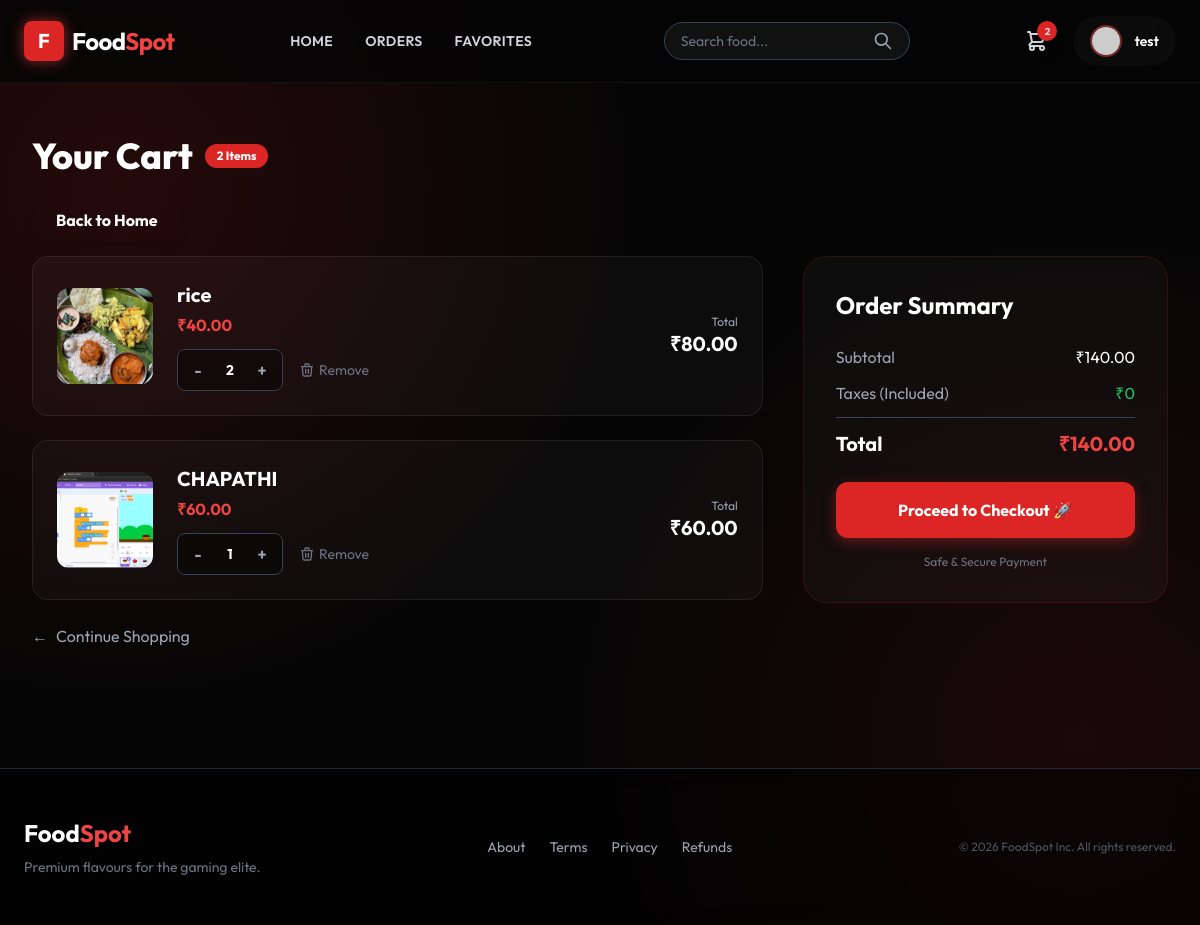
Screenshot of /cart/ (signed in) with the database file from the repository.
### menu/models.py (models this page shows, shortened)
class Cart(models.Model):
    item = models.ForeignKey(Product, on_delete=models.CASCADE)
    user = models.ForeignKey(User, on_delete=models.CASCADE)
    qty = models.IntegerField(null=False, default=1)
    date = models.DateTimeField(auto_now_add=True)
    def total_price(self):
        return self.qty * self.item.selling_price

class Product(models.Model):
    category = models.ForeignKey(Category, on_delete=models.CASCADE)
    name = models.CharField(max_length=150, null=False, blank=False)
    product_image = models.ImageField(upload_to='images', null=True, blank=True)
    quantity = models.IntegerField(null=False, blank=False, default=0)
    original_price = models.DecimalField(max_digits=10, decimal_places=2, null=False)
    selling_price = models.DecimalField(max_digits=10, decimal_places=2, null=False)
    description = models.TextField(max_length=300, null=False)
    is_veg = models.BooleanField(default=False)

### menu/views.py (the view)
# urls.py: path("cart/", CartView.as_view(), name="cart"),
@method_decorator(signin_required, name="dispatch")
@method_decorator(never_cache, name="dispatch")
class CartView(View):
    def get(self, request):
        cart_items = Cart.objects.filter(user=request.user)
        total = sum(item.item.selling_price * item.qty for item in cart_items)
        return render(request, "menu/cart.html", {
            "data": cart_items,
            "total_price": total
        })

### menu/views.py (called while the page is built)
def signin_required(fn):
    def wrapper(request, *args, **kwargs):
        if not request.user.is_authenticated:
            return redirect("login")
        return fn(request, *args, **kwargs)
    return wrapper

### menu/templates/menu/cart.html (shortened to what this page needs)
{% extends 'menu/base.html' %}
{% block content %}
<div class="max-w-6xl mx-auto py-10">
    <div class="flex items-center gap-3 mb-8">
        <h2 class="text-4xl font-extrabold text-white">Your Cart</h2>
        <span class="bg-red-600 text-white text-xs font-bold px-3 py-1 rounded-full">{{ data|length }} Items</span>
    </div>
     <a href="{% url 'home' %}"
            class="bg-white-600 hover:bg-red-700 text-white font-bold py-3 px-6 rounded-full shadow-lg transition transform hover:scale-105">
            Back to Home
        </a>
        <br>
        <br>
    {% if data %}
    <div class="flex flex-col lg:flex-row gap-10">
        <div class="lg:w-2/3 space-y-6">
            {% for item in data %}
            <div class="glass p-6 rounded-2xl flex items-center gap-6 relative group overflow-hidden">
                <div class="w-24 h-24 rounded-xl overflow-hidden flex-shrink-0">
                    {% if item.item.product_image %}
                    <img src="{{ item.item.product_image.url }}" class="w-full h-full object-cover">
                    {% else %}
                    <div class="w-full h-full bg-gray-800 flex items-center justify-center text-xs text-gray-500">No Img
                    </div>
                    {% endif %}
                </div>
                <div class="flex-grow">
                    <h3 class="text-xl font-bold text-white mb-1">{{ item.item.name }}</h3>
                    <p class="text-red-500 font-bold mb-3">₹{{ item.item.selling_price }}</p>
                    <div class="flex items-center gap-4">
                        <div class="flex items-center bg-black/40 rounded-lg p-1 border border-gray-700">
                            <form action="{% url 'decrease_qty' item.id %}" method="POST">
                                <button type="submit"
                                    class="w-8 h-8 flex items-center justify-center text-gray-400 hover:text-white transition font-bold">-</button>
                            </form>
                            <span class="w-8 text-center text-white font-bold text-sm">{{ item.qty }}</span>
                            <form action="{% url 'increase_qty' item.id %}" method="POST">
                                <button type="submit"
                                    class="w-8 h-8 flex items-center justify-center text-gray-400 hover:text-white transition font-bold">+</button>
                            </form>
                        </div>
                        <a href="{% url 'delete_cart' item.id %}"
                            class="text-gray-500 hover:text-red-500 transition text-sm flex items-center gap-1">
                            <svg xmlns="http://www.w3.org/2000/svg" class="h-4 w-4" fill="none" viewBox="0 0 24 24"
                                stroke="currentColor">
                                <path stroke-linecap="round" stroke-linejoin="round" stroke-width="2"
                                    d="M19 7l-.867 12.142A2 2 0 0116.138 21H7.862a2 2 0 01-1.995-1.858L5 7m5 4v6m4-6v6m1-10V4a1 1 0 00-1-1h-4a1 1 0 00-1 1v3M4 7h16" />
                            </svg>
                            Remove
                        </a>
                    </div>
                </div>
                <div class="text-right hidden sm:block">
                    <p class="text-gray-400 text-xs">Total</p>
                    <p class="text-xl font-bold text-white">₹{{ item.total_price }}</p>
                </div>
            </div>
            {% endfor %}
            <a href="{% url 'home' %}"
                class="inline-flex items-center gap-2 text-gray-400 hover:text-white transition mt-4">
                <span>&larr;</span> Continue Shopping
            </a>
        </div>
        <div class="lg:w-1/3">
            <div class="glass p-8 rounded-3xl border border-red-900/30 sticky top-24">
                <h3 class="text-2xl font-bold text-white mb-6">Order Summary</h3>
                <div class="space-y-3 mb-6">
                    <div class="flex justify-between text-gray-400">
                        <span>Subtotal</span>
                        <span class="text-white">₹{{ total_price }}</span>
                    </div>
                    <div class="flex justify-between text-gray-400">
                        <span>Taxes (Included)</span>
                        <span class="text-green-500">₹0</span>
                    </div>
                    <div class="border-t border-gray-700 pt-3 flex justify-between text-xl font-bold text-white">
                        <span>Total</span>
                        <span class="text-red-500">₹{{ total_price }}</span>
                    </div>
                </div>
                <a href="{% url 'checkout' %}"
                    class="block w-full bg-red-600 hover:bg-red-700 text-white font-bold py-4 rounded-xl text-center shadow-[0_4px_14px_0_rgba(220,38,38,0.39)] hover:shadow-[0_6px_20px_rgba(220,38,38,0.23)] hover:-translate-y-0.5 transition ease-in-out">
                    Proceed to Checkout 🚀
                </a>
                <p class="text-center text-gray-500 text-xs mt-4">Safe & Secure Payment</p>
            </div>
        </div>
    </div>
    {% endif %}
</div>
{% endblock %}

### menu/templates/menu/base.html (shortened to what this page needs)
{% load static %}
<!DOCTYPE html>
<html lang="en">
<head>
    <script src="https://cdn.tailwindcss.com"></script>
</head>
<body class="flex flex-col min-h-screen">
    <nav class="glass-nav fixed w-full z-50 transition-all duration-300">
        <div class="max-w-7xl mx-auto px-6 py-4 flex justify-between items-center">
            <a href="{% url 'home' %}" class="flex items-center gap-2 group">
                <div
                    class="w-10 h-10 bg-red-600 rounded-lg flex items-center justify-center transform group-hover:rotate-12 transition duration-300 shadow-[0_0_15px_rgba(239,68,68,0.6)]">
                    <span class="text-white font-bold text-xl">F</span>
                </div>
                <span class="text-2xl font-bold tracking-tight group-hover:text-red-500 transition">Food<span
                        class="text-red-500">Spot</span></span>
            </a>
            {% if user.is_authenticated %}
            <div class="hidden md:flex items-center space-x-8 text-sm font-semibold uppercase tracking-wide">
                <a href="{% url 'home' %}" class="relative group text-gray-300 hover:text-white transition">
                    Home
                </a>
                <a href="{% url 'my_orders' %}" class="relative group text-gray-300 hover:text-white transition">
                    Orders
                </a>
                <a href="{% url 'favorites' %}" class="relative group text-gray-300 hover:text-white transition">
                    Favorites
                </a>
            </div>
            {% endif %}
            {% block search_bar %}
            <form action="{% url 'search' %}" method="GET"
                class="hidden md:flex items-center bg-white/5 border border-gray-700 rounded-full px-4 py-2 ml-4 focus-within:border-red-500/50 focus-within:bg-white/10 transition">
                <input type="text" name="q" placeholder="Search food..."
                    class="bg-transparent border-none text-sm text-white placeholder-gray-500 focus:outline-none w-48">
                <button type="submit" class="text-gray-400 hover:text-white transition">
                    <svg xmlns="http://www.w3.org/2000/svg" class="h-5 w-5" fill="none" viewBox="0 0 24 24"
                        stroke="currentColor">
                        <path stroke-linecap="round" stroke-linejoin="round" stroke-width="2"
                            d="M21 21l-6-6m2-5a7 7 0 11-14 0 7 7 0 0114 0z" />
                    </svg>
                </button>
            </form>
            {% endblock %}
            <div class="flex items-center space-x-6">
                {% if user.is_authenticated %}
                <a href="{% url 'cart' %}" class="relative group text-gray-300 hover:text-white transition">
                    {% if user.cart_set.count > 0 %}
                    <span
                        class="absolute -top-2 -right-2 bg-red-600 text-[10px] w-5 h-5 flex items-center justify-center rounded-full font-bold shadow-lg animate-bounce">
                        {{ user.cart_set.count }}
                    </span>
                    {% endif %}
                </a>
                {% endif %}
                {% if user.is_authenticated %}
                <a href="{% url 'profile' %}"
                    class="flex items-center gap-3 glass px-4 py-2 rounded-full hover:bg-white/10 transition border-transparent hover:border-red-500/30 group">
                    <div
                        class="w-8 h-8 rounded-full overflow-hidden border-2 border-red-500/50 group-hover:border-red-500 transition">
                        {% if user.profile.profile_pic %}
                        <img src="{{ user.profile.profile_pic.url }}" class="w-full h-full object-cover">
                        {% else %}
                        <img src="https://ui-avatars.com/api/?name={{ user.username }}&background=1f2937&color=fff"
                            class="w-full h-full object-cover">
                        {% endif %}
                    </div>
                    <span class="hidden md:block font-semibold text-sm">{{ user.username }}</span>
                </a>
                {% else %}
                <a href="{% url 'login' %}"
                    class="bg-red-600 hover:bg-red-700 text-white text-sm font-bold px-6 py-2.5 rounded-full shadow-[0_4px_14px_0_rgba(220,38,38,0.39)] hover:shadow-[0_6px_20px_rgba(220,38,38,0.23)] hover:-translate-y-0.5 transition ease-in-out">
                    Login
                </a>
                {% endif %}
            </div>
        </div>
    </nav>
    <main class="flex-grow pt-24 px-4 sm:px-6 lg:px-8 max-w-7xl mx-auto w-full fade-in">
        {% block content %}
        {% endblock %}
    </main>
    <footer class="mt-20 border-t border-gray-800 bg-black/50 backdrop-blur-md">
        <div class="max-w-7xl mx-auto py-12 px-6">
            <div class="flex flex-col md:flex-row justify-between items-center gap-6">
                <div class="text-center md:text-left">
                    <h3 class="text-2xl font-bold text-white mb-2">Food<span class="text-red-500">Spot</span></h3>
                    <p class="text-gray-500 text-sm">Premium flavours for the gaming elite.</p>
                </div>
                <div class="flex space-x-6 text-sm text-gray-400">
                    <a href="{% url 'about_us' %}" class="hover:text-red-500 transition">About</a>
                    <a href="{% url 'terms' %}" class="hover:text-red-500 transition">Terms</a>
                    <a href="{% url 'privacy' %}" class="hover:text-red-500 transition">Privacy</a>
                    <a href="{% url 'refund' %}" class="hover:text-red-500 transition">Refunds</a>
                </div>
                <p class="text-gray-600 text-xs">© 2026 FoodSpot Inc. All rights reserved.</p>
            </div>
        </div>
    </footer>
</body>
</html>

### menu/templates/menu/base.html (style rules this page uses)
body { font-family: 'Outfit', sans-serif; background-color: #050505; background-image: radial-gradient(circle at 10% 20%, rgba(220, 38, 38, 0.15) 0%, transparent 40%), radial-gradient(circle at 90% 80%, rgba(220, 38, 38, 0.1) 0%, transparent 40%); color: #fff; overflow-x: hidden; }
.glass { background: rgba(255, 255, 255, 0.03); backdrop-filter: blur(16px); -webkit-backdrop-filter: blur(16px); border: 1px solid rgba(255, 255, 255, 0.08); }
.glass-nav { background: rgba(5, 5, 5, 0.85); backdrop-filter: blur(20px); border-bottom: 1px solid rgba(255, 255, 255, 0.05); }
.fade-in { animation: fadeIn 0.6s ease-out forwards; opacity: 0; transform: translateY(10px); }

### rows the page displays
Cart: item.product_image (picture), item.name "rice", item.selling_price "40.00", qty "2", total_price "80.00"
Cart: item.product_image (picture), item.name "CHAPATHI", item.selling_price "60.00", qty "1", total_price "60.00"

### other values shown
{{ user.cart_set.count }} "2"
{{ user.username }} "test"
{{ data|length }} "2"
{{ total_price }} "140.00"
